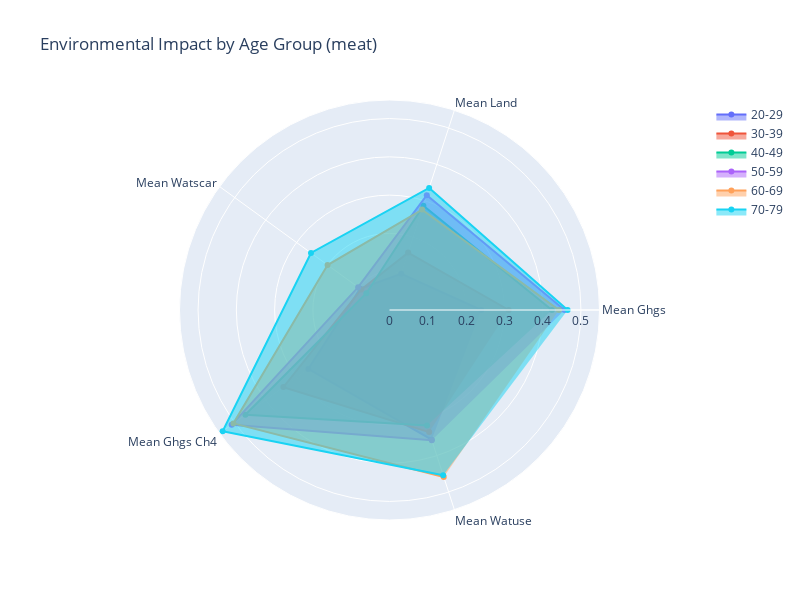

The notebook cell saved with this chart:
### Code cell
# 雷达图（需添加库导入）
import plotly.graph_objects as go

def plot_radar(df, diet_type):
    df_sub = df[df['diet_group'] == diet_type]
    categories = numeric_cols  # ['mean_ghgs', 'mean_land', ...]
    
    fig = go.Figure()
    for age_group in df_sub['age_group'].unique():
        df_age = df_sub[df_sub['age_group'] == age_group]
        fig.add_trace(go.Scatterpolar(
            r=df_age[numeric_cols].values.flatten().tolist(),
            theta=[col.replace('_', ' ').title() for col in categories], 
            fill='toself',
            name=age_group
        ))
    
    fig.update_layout(
        polar=dict(radialaxis=dict(visible=True)),
        title=f"Environmental Impact by Age Group ({diet_type})",
        width=800,
        height=600
    )
    fig.show()

# 绘制肉食组雷达图
plot_radar(df_agg, 'meat')

### Figure 1 — Plotly figure (JSON) as saved in the notebook; plotly's stock layout.template omitted (floating-point values rounded to 4 significant figures)
{"data": [{"fill": "toself", "name": "20-29", "r": [0.2394, 0.09949, 0.09466, 0.262, 0.3562, 0.3927, 0.1371, 0.3029, 0.3603, 0.5157], "theta": ["Mean Ghgs", "Mean Land", "Mean Watscar", "Mean Ghgs Ch4", "Mean Watuse"], "type": "scatterpolar"}, {"fill": "toself", "name": "30-39", "r": [0.3113, 0.1577, 0.0911, 0.3426, 0.3353, 0.4599, 0.2104, 0.3197, 0.4484, 0.4879], "theta": ["Mean Ghgs", "Mean Land", "Mean Watscar", "Mean Ghgs Ch4", "Mean Watuse"], "type": "scatterpolar"}, {"fill": "toself", "name": "40-49", "r": [0.4241, 0.2864, 0.0747, 0.4653, 0.3173, 0.5203, 0.3502, 0.1215, 0.521, 0.2702], "theta": ["Mean Ghgs", "Mean Land", "Mean Watscar", "Mean Ghgs Ch4", "Mean Watuse"], "type": "scatterpolar"}, {"fill": "toself", "name": "50-59", "r": [0.4571, 0.3152, 0.1012, 0.5094, 0.3576, 0.511, 0.3561, 0.1095, 0.5285, 0.3506], "theta": ["Mean Ghgs", "Mean Land", "Mean Watscar", "Mean Ghgs Ch4", "Mean Watuse"], "type": "scatterpolar"}, {"fill": "toself", "name": "60-69", "r": [0.4426, 0.2758, 0.1999, 0.504, 0.4584, 0.5379, 0.383, 0.1499, 0.5701, 0.3693], "theta": ["Mean Ghgs", "Mean Land", "Mean Watscar", "Mean Ghgs Ch4", "Mean Watuse"], "type": "scatterpolar"}, {"fill": "toself", "name": "70-79", "r": [0.4652, 0.3351, 0.2535, 0.5387, 0.4537, 0.5987, 0.4792, 0.1807, 0.661, 0.4095], "theta": ["Mean Ghgs", "Mean Land", "Mean Watscar", "Mean Ghgs Ch4", "Mean Watuse"], "type": "scatterpolar"}], "layout": {"height": 600, "polar": {"radialaxis": {"visible": true}}, "title": {"text": "Environmental Impact by Age Group (meat)"}, "width": 800}}
